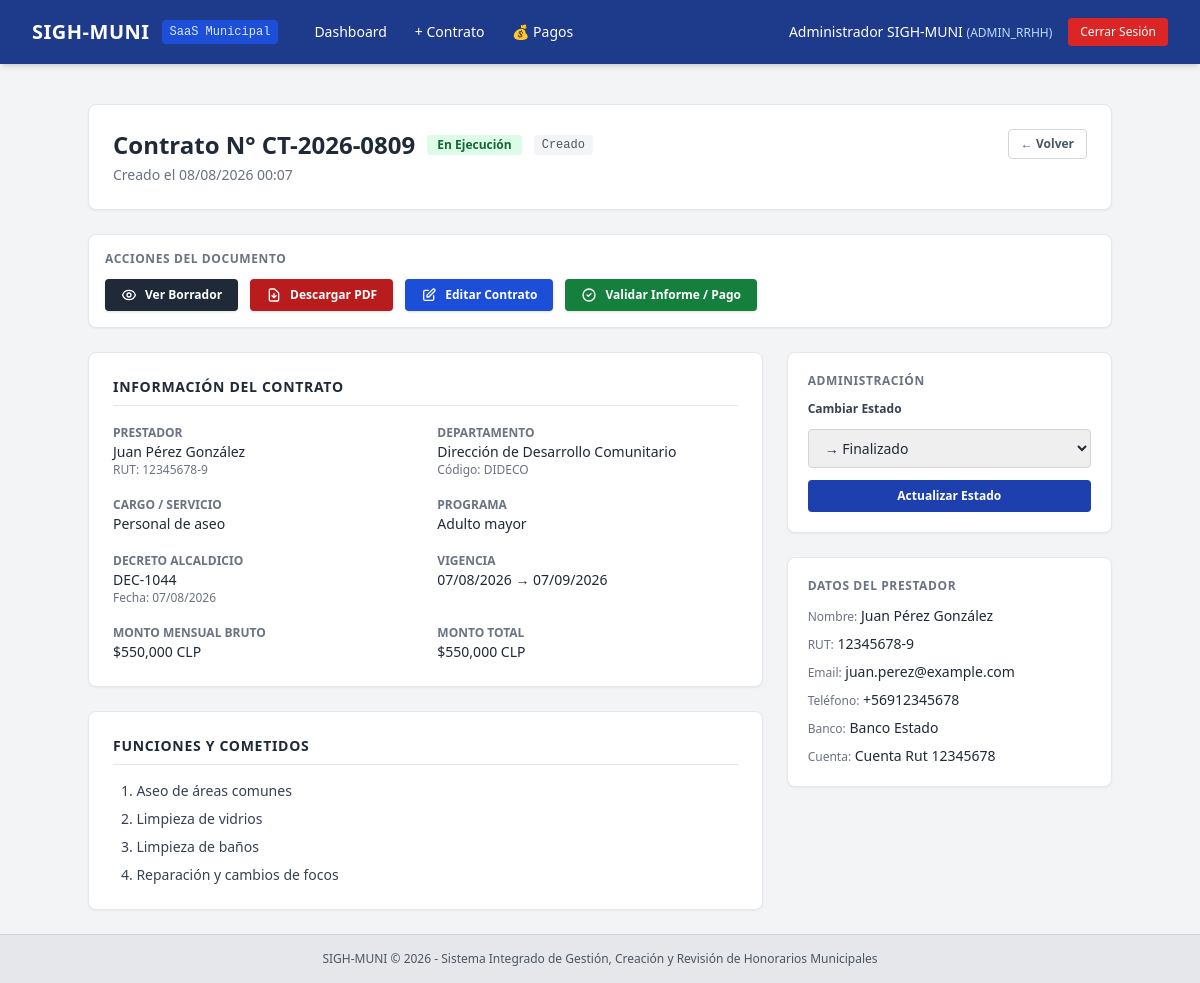
Before: /contracts/2 (signed in) with the older database file.
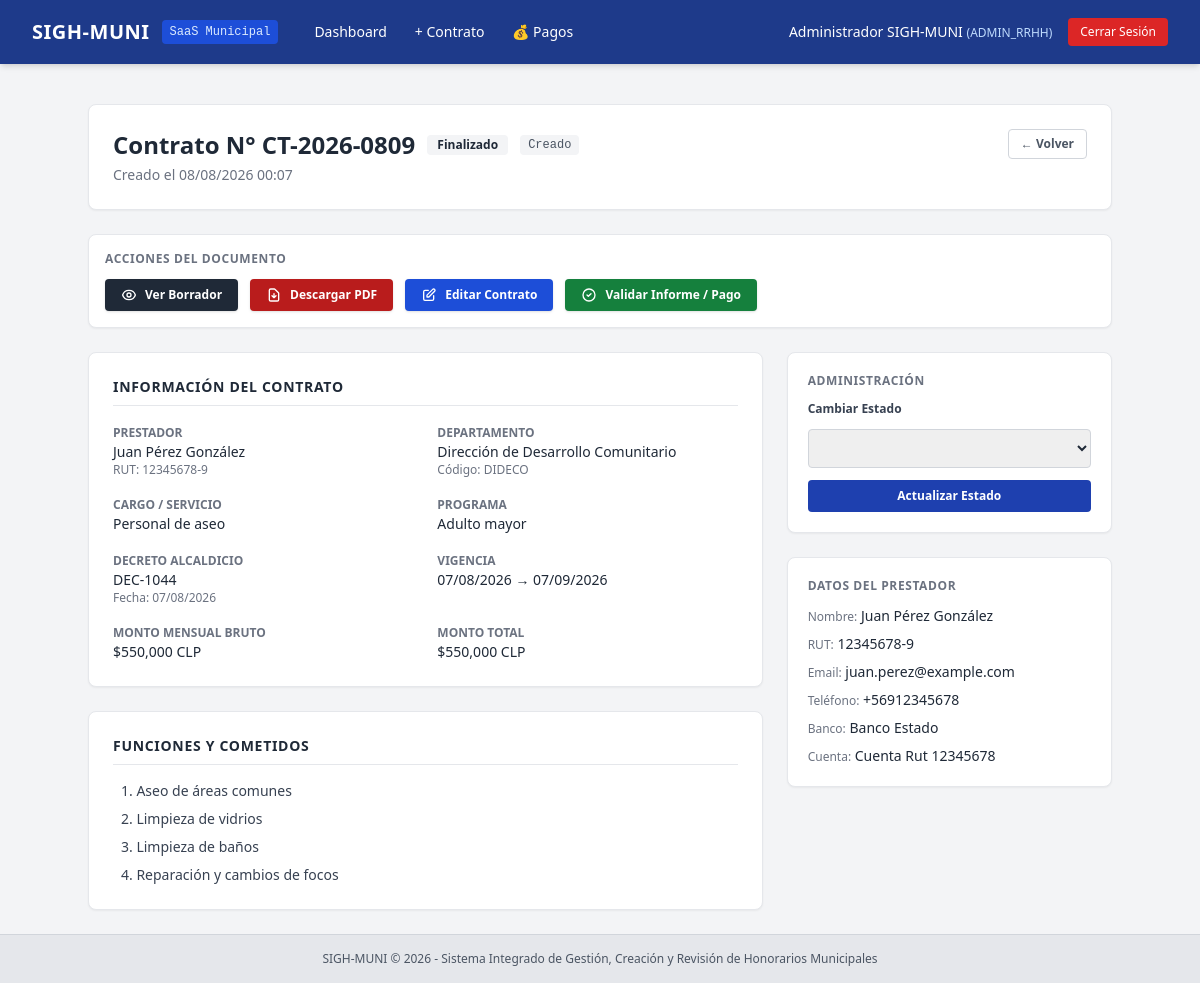
After: the same page with the newer database file.
### app/models/contract.py (models this page shows, shortened)
class Contract(db.Model):
    __tablename__ = 'contracts'
    id = db.Column(db.Integer, primary_key=True)
    provider_id = db.Column(db.Integer, db.ForeignKey('service_providers.id'), nullable=False)
    department_id = db.Column(db.Integer, db.ForeignKey('departments.id'), nullable=False)
    creation_type = db.Column(db.String(50), default='CREADO')
    contract_number = db.Column(db.String(50), unique=True, nullable=False)
    decline_number = db.Column(db.String(50), nullable=True)
    decline_date = db.Column(db.Date, nullable=True)
    position_title = db.Column(db.String(150), nullable=False)
    program_name = db.Column(db.String(150), nullable=True)
    monthly_amount_gross = db.Column(db.Float, nullable=False)
    total_contract_amount = db.Column(db.Float, nullable=False)
    start_date = db.Column(db.Date, nullable=False)
    end_date = db.Column(db.Date, nullable=False)
    pdf_file_path = db.Column(db.String(255), nullable=True)
    ocr_processed = db.Column(db.Integer, default=0)
    status = db.Column(db.String(30), default='BORRADOR')
    created_at = db.Column(db.DateTime, default=datetime.utcnow)
    provider = db.relationship('ServiceProvider', back_populates='contracts', lazy=True)
    department = db.relationship('Department', backref=db.backref('department_contracts', lazy=True))
    functions = db.relationship('ContractFunction', backref='contract', cascade='all, delete-orphan', lazy=True,
                                order_by='ContractFunction.function_order')
    payments = db.relationship('MonthlyPayment', back_populates='contract', lazy=True, cascade='all, delete-orphan')
    @property
    def status_label(self):
        labels = {
            'BORRADOR': 'Borrador',
            'CREADO_PARA_FIRMA': 'Creado para Firma',
            'INGRESADO': 'Ingresado',
            'EN_EJECUCION': 'En Ejecución',
            'FINALIZADO': 'Finalizado'
        }
        return labels.get(self.status, self.status)
    @property
    def creation_type_label(self):
        labels = {
            'CREADO': 'Creado',
            'CARGADO_EXTERNO': 'Cargado Externo'
        }
        return labels.get(self.creation_type, self.creation_type)

### app/routes/contract_builder.py (the view)
@contract_builder_bp.route('/<int:contract_id>')
@login_required
def detail(contract_id):
    contract = Contract.query.get_or_404(contract_id)
    return render_template('contracts/detail.html', contract=contract)

### app/__init__.py (called while the page is built)
def create_app(config_class=Config):
    app = Flask(__name__)
    app.config.from_object(config_class)
    os.makedirs(app.config['UPLOAD_FOLDER'], exist_ok=True)
    db.init_app(app)
    migrate.init_app(app, db)
    if 'sqlite' in app.config['SQLALCHEMY_DATABASE_URI']:
        from sqlalchemy import event
        from sqlalchemy.engine import Engine
        @event.listens_for(Engine, "connect")
        def set_sqlite_pragma(dbapi_connection, connection_record):
            cursor = dbapi_connection.cursor()
            cursor.execute("PRAGMA foreign_keys=ON;")
            cursor.close()
    from app.auth.routes import auth_bp
    app.register_blueprint(auth_bp, url_prefix='/auth')
    from app.routes import register_routes
    register_routes(app)
    return app

### app/auth/utils.py (called while the page is built)
def login_required(f):
    @wraps(f)
    def decorated_function(*args, **kwargs):
        if 'user_id' not in session:
            flash('Debes iniciar sesión para acceder a esta sección.', 'warning')
            return redirect(url_for('auth.login', next=request.url))
        return f(*args, **kwargs)
    return decorated_function

### app/templates/contracts/detail.html (shortened to what the changed rows need)
{% extends "base.html" %}
{% block content %}
<div class="max-w-5xl mx-auto space-y-6">
    <div class="bg-white p-6 rounded-lg shadow-sm border border-gray-200 flex justify-between items-start">
        <div>
            <div class="flex items-center space-x-3 mb-1">
                <h1 class="text-2xl font-bold text-gray-800">Contrato N° {{ contract.contract_number }}</h1>
                <span class="px-2.5 py-0.5 rounded text-xs font-bold
                    {% if contract.status == 'BORRADOR' %}bg-yellow-100 text-yellow-800
                    {% elif contract.status == 'CREADO_PARA_FIRMA' %}bg-blue-100 text-blue-800
                    {% elif contract.status == 'INGRESADO' %}bg-purple-100 text-purple-800
                    {% elif contract.status == 'EN_EJECUCION' %}bg-green-100 text-green-800
                    {% else %}bg-gray-100 text-gray-800{% endif %}">
                    {{ contract.status_label }}
                </span>
                <span class="px-2 py-0.5 rounded text-xs font-mono bg-gray-100 text-gray-600">
                    {{ contract.creation_type_label }}
                </span>
            </div>
            <p class="text-sm text-gray-500">Creado el {{ contract.created_at.strftime('%d/%m/%Y %H:%M') }}</p>
        </div>
    </div>
    <div class="grid grid-cols-1 lg:grid-cols-3 gap-6">
        <div class="lg:col-span-2 space-y-6">
            <div class="bg-white p-6 rounded-lg shadow-sm border border-gray-200">
                <h2 class="text-sm font-bold text-gray-800 uppercase tracking-wider border-b pb-2 mb-4">Información del Contrato</h2>
                <div class="grid grid-cols-1 md:grid-cols-2 gap-y-4 gap-x-6 text-sm">
                    <div>
                        <span class="text-xs text-gray-500 uppercase font-semibold">Cargo / Servicio</span>
                        <p class="font-medium text-gray-800">{{ contract.position_title }}</p>
                    </div>
                    <div>
                        <span class="text-xs text-gray-500 uppercase font-semibold">Programa</span>
                        <p class="font-medium text-gray-800">{{ contract.program_name or 'No especificado' }}</p>
                    </div>
                    <div>
                        <span class="text-xs text-gray-500 uppercase font-semibold">Decreto Alcaldicio</span>
                        <p class="font-medium text-gray-800">{{ contract.decline_number or 'No asignado' }}</p>
                        {% if contract.decline_date %}
                        <p class="text-xs text-gray-500">Fecha: {{ contract.decline_date.strftime('%d/%m/%Y') }}</p>
                        {% endif %}
                    </div>
                    <div>
                        <span class="text-xs text-gray-500 uppercase font-semibold">Vigencia</span>
                        <p class="font-medium text-gray-800">{{ contract.start_date.strftime('%d/%m/%Y') }} → {{ contract.end_date.strftime('%d/%m/%Y') }}</p>
                    </div>
                    <div>
                        <span class="text-xs text-gray-500 uppercase font-semibold">Monto Mensual Bruto</span>
                        <p class="font-medium text-gray-800">${{ "{:,.0f}".format(contract.monthly_amount_gross) }} CLP</p>
                    </div>
                    <div>
                        <span class="text-xs text-gray-500 uppercase font-semibold">Monto Total</span>
                        <p class="font-medium text-gray-800">${{ "{:,.0f}".format(contract.total_contract_amount) }} CLP</p>
                    </div>
                </div>
            </div>
            <div class="bg-white p-6 rounded-lg shadow-sm border border-gray-200">
                <h2 class="text-sm font-bold text-gray-800 uppercase tracking-wider border-b pb-2 mb-4">Funciones y Cometidos</h2>
            </div>
        </div>
        <div class="space-y-6">
            {% if session.user_role in ['ADMIN_RRHH', 'SUPERADMIN'] %}
            <div class="bg-white p-5 rounded-lg shadow-sm border border-gray-200">
                <h3 class="text-xs font-bold text-gray-500 uppercase tracking-wider mb-3">Administración</h3>
                <form method="POST" action="{{ url_for('contract_builder.change_status', contract_id=contract.id) }}" class="space-y-3">
                    <label class="block text-xs font-semibold text-gray-700">Cambiar Estado</label>
                    <select name="new_status" class="w-full px-3 py-2 border border-gray-300 rounded text-sm">
                        <option value="FINALIZADO" {% if contract.status != 'EN_EJECUCION' %}disabled{% endif %}>→ Finalizado</option>
                    </select>
                    <button type="submit" class="w-full bg-blue-800 hover:bg-blue-900 text-white text-xs font-bold py-2 rounded transition">
                        Actualizar Estado
                    </button>
                </form>
            </div>
            {% endif %}
        </div>
    </div>
</div>
{% endblock %}

Changed rows visible on the page:
changed Contract "Personal de aseo": status "EN_EJECUCION" → "FINALIZADO" (drawn); status_label "En Ejecución" → "Finalizado"
Other visible differences:
form field new_status: "→ Finalizado" → (not shown)
